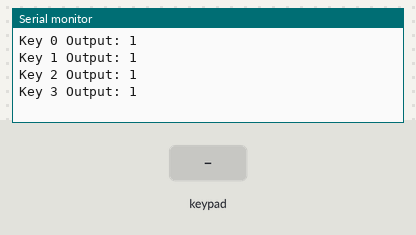
Simulated run of this sketch. Board: Arduino Uno, built with avr-gcc and run on an emulated ATmega328P. Shown: the last lines printed to the serial monitor. Wiring (inferred from the names in the program): 8×8 keypad (labels assumed): rows pin 12, pin 13, A0, A1, A2, A3, A4, A5; columns pin 0, pin 1, pin 2, pin 3, pin 4, pin 5, pin 6, pin 7. The inputs (shaded band) are chosen by the test bench.

Above: at 1.2 s.
1.3 s: key '1' pressed
At 2.61 s:
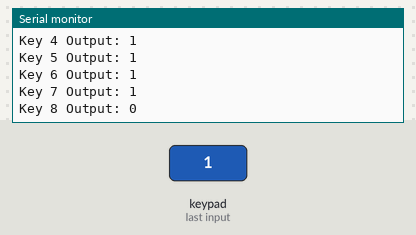
2.8 s: keypad keys 1 3 9 7 2 2 2 2 D pressed 0.4 s apart
At 6.21 s:
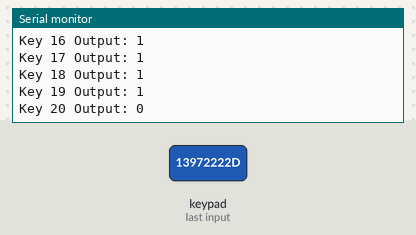
7.9 s: keypad keys 1 3 9 7 2 2 2 2 pressed 0.4 s apart
At 10.11 s:
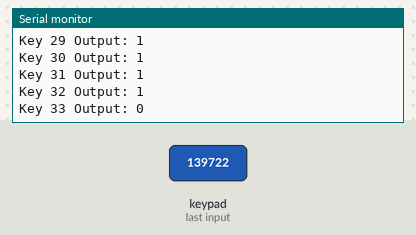
12.6 s: key '3' pressed
At 12.82 s:
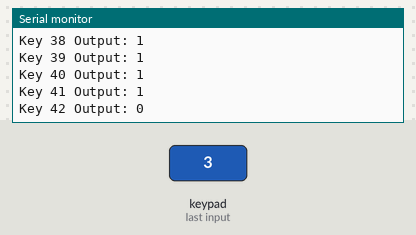
Timing chart, 0 to 15.1 s (numbered marks = the images above; inputs shaded):
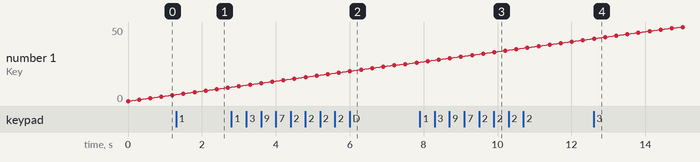

Measured:
- after the input at 1.3 s, the serial monitor: prints a new line after 1.1 s (image 1)
- after the input at 2.8 s, the serial monitor: prints a new line after 3.2 s (image 2)
- after the input at 7.9 s, the serial monitor: prints a new line after 2.0 s (image 3)
- after the input at 12.6 s, the serial monitor: prints a new line at once (image 4)

The sketch:

KeyboardTest1.ino
```cpp
int key_index = 0;
int COLUMN_PINS[8] = {0, 1, 2, 3, 4, 5, 6, 7};
int ROW_PINS[8] = {13, 12, A5, A4, A3, A2, A1, A0};

void setup() {
  Serial.begin(9600);

  for (int row = 0; row < 8; row++)
    pinMode(ROW_PINS[row], INPUT_PULLUP);

  for (int col = 0; col < 8; col++)
    pinMode(COLUMN_PINS[col], INPUT_PULLUP);
}

void loop() {
  int row_pin;
  int key_state;
  for (int row = 0; row < 8; row++) {
    row_pin = ROW_PINS[row];
    pinMode(row_pin, OUTPUT);
    digitalWrite(row_pin, LOW);
    for (int col = 0; col < 8; col++) {
        key_index = col + (row * 8);
        key_state = digitalRead(COLUMN_PINS[col]);
        Serial.print("Key ");
        Serial.print(key_index);
        Serial.print(" Output: ");
        Serial.print(key_state);
        Serial.print("\n");
        delay(300);
      }
    }
    digitalWrite(row_pin, HIGH);
    delay(1);
    pinMode(row_pin, INPUT_PULLUP);
}
```
